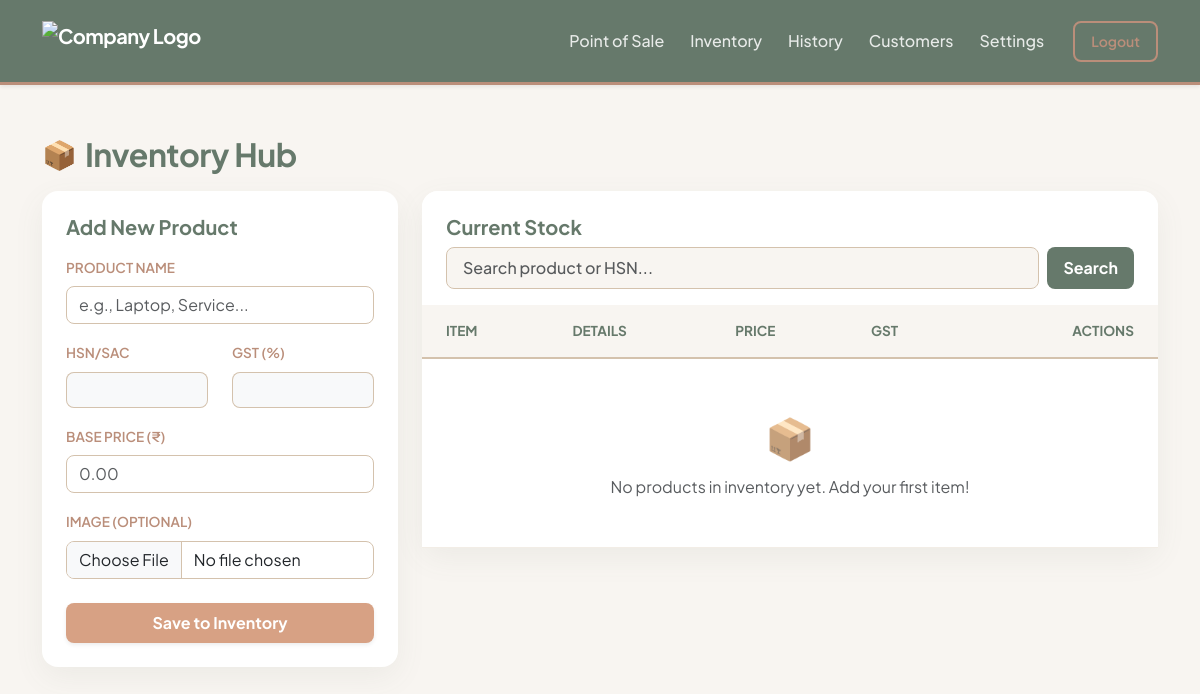
Page /inventory/add-product (signed in) on the earlier database version.
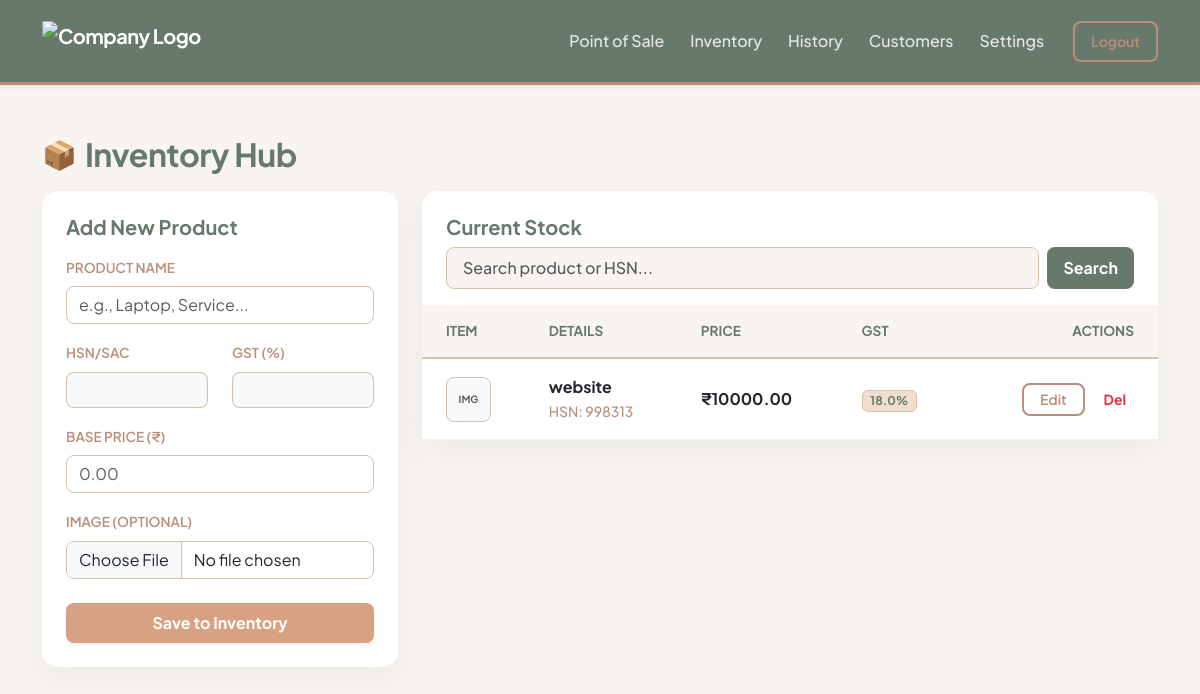
Same page on the later database version.
### core/models.py (models this page shows)
class Product(db.Model):
    __tablename__ = 'products'
    id = db.Column(db.Integer, primary_key=True)
    company_id = db.Column(db.Integer, db.ForeignKey('companies.id'), nullable=False) # ISOLATION
    name = db.Column(db.String(200), nullable=False)
    current_price = db.Column(db.Float, nullable=False)
    hsn_code = db.Column(db.String(20), nullable=True)
    gst_percentage = db.Column(db.Float, default=0.0)
    image_path = db.Column(db.String(255), nullable=True)

### core/inventory/routes.py (the view, shortened to what this page needs)
@inventory_bp.route('/add-product', methods=['GET', 'POST'])
def add_product():
    if not is_logged_in():
        flash("Please log in to access your inventory.", "warning")
        return redirect(url_for('auth.login'))
    company_id = session['company_id'] # Get the logged-in company's ID
    page = request.args.get('page', 1, type=int)
    search_query = request.args.get('search', '').strip()
    query = Product.query.filter_by(company_id=company_id)
    if search_query:
        query = query.filter(
            (Product.name.ilike(f'%{search_query}%')) |
            (Product.hsn_code.ilike(f'%{search_query}%'))
        )
    pagination = query.order_by(Product.id.desc()).paginate(page=page, per_page=10)
    return render_template(
        'inventory/add_product.html',
        pagination=pagination,
        search_query=search_query
    )

### core/inventory/routes.py (called while the page is built)
def is_logged_in():
    return 'company_id' in session

### core/templates/inventory/add_product.html (shortened to what the changed rows need)
{% extends "base.html" %}
{% block content %}
<div class="row mt-4 mb-3">
    <div class="col-12 d-flex align-items-center">
        <h2 class="inv-header mb-0">Inventory Hub</h2>
    </div>
</div>
<div class="row">
    <div class="col-md-8">
        <div class="card card-glass border-0">
            <div class="card-body p-0">
                <div class="table-responsive" style="max-height: 650px; overflow-y: auto;">
                    <table class="table table-inv mb-0">
                        <thead class="sticky-top">
                            <tr>
                                <th class="ps-4">Item</th>
                                <th>Details</th>
                                <th>Price</th>
                                <th>GST</th>
                                <th class="text-end pe-4">Actions</th>
                            </tr>
                        </thead>
                        <tbody>
                            {% for p in pagination.items %}
                            <tr>
                                <td class="ps-4">
                                    {% if p.image_path %}
                                        <img src="{{ url_for('static', filename=p.image_path) }}" alt="img" class="rounded-3 shadow-sm" style="width: 45px; height: 45px; object-fit: cover; border: 1px solid var(--color-sand);">
                                    {% else %}
                                        <div class="bg-light rounded-3 d-flex align-items-center justify-content-center text-muted fw-bold" style="width: 45px; height: 45px; font-size: 10px; border: 1px solid var(--color-sand);">IMG</div>
                                    {% endif %}
                                </td>
                                <td>
                                    <strong class="text-dark">{{ p.name }}</strong><br>
                                    <small class="text-taupe fw-medium">HSN: {{ p.hsn_code }}</small>
                                </td>
                                <td class="fw-bold">₹{{ "%.2f"|format(p.current_price) }}</td>
                                <td><span class="badge" style="background-color: var(--color-cream); color: var(--color-sage); border: 1px solid var(--color-sand);">{{ p.gst_percentage }}%</span></td>
                                <td class="text-end pe-4">
                                    <button class="btn btn-sm btn-outline-taupe px-3" data-bs-toggle="modal" data-bs-target="#editProductModal{{ p.id }}">Edit</button>
                                    <form action="/inventory/delete/{{ p.id }}" method="POST" class="d-inline" onsubmit="return confirm('Delete {{ p.name }}?');">
                                        <button type="submit" class="btn btn-sm text-danger bg-transparent border-0 fw-bold ms-2">Del</button>
                                    </form>
                                </td>
                            </tr>
                            {% else %}
                            <tr>
                                <td colspan="5" class="text-center text-muted py-5">
                                    <div class="fs-1 mb-2">📦</div>
                                    {% if search_query %} No products match your search. {% else %} No products in inventory yet. Add your first item! {% endif %}
                                </td>
                            </tr>
                            {% endfor %}
                        </tbody>
                    </table>
                </div>
            </div>
        </div>
    </div>
</div>
{% endblock %}

Differences in the rows shown:
added Product: shows "IMG", name "website", hsn_code "998313", current_price "10000.00", gst_percentage "18.0"
Other differences:
text no longer shown: "📦 No products in inventory yet. Add your first item!"
